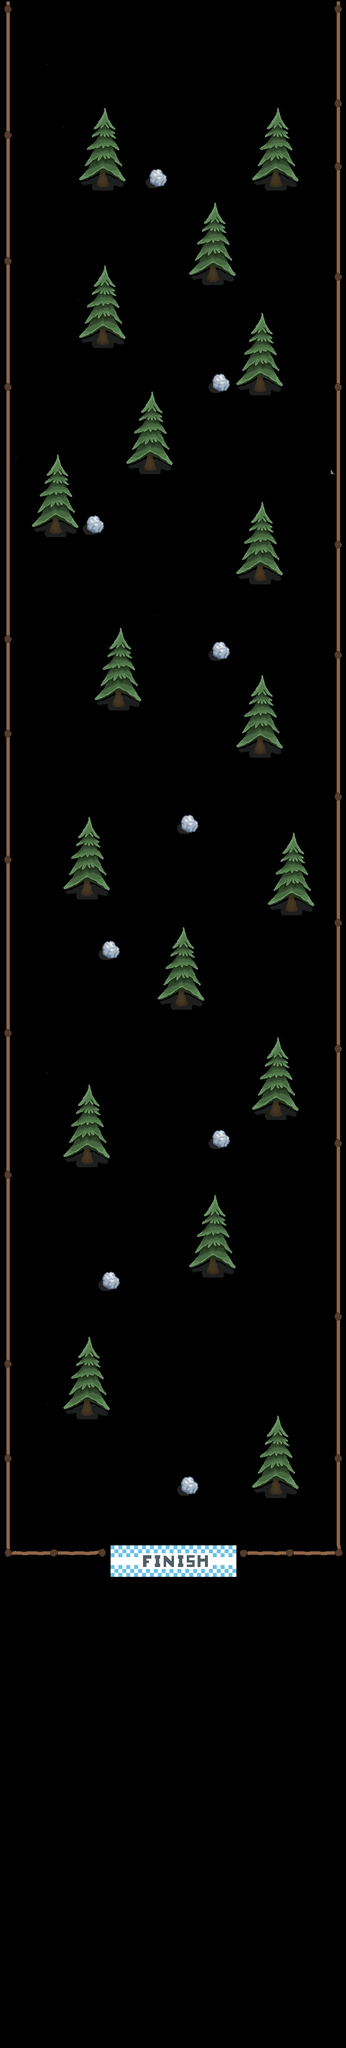

The image is a tile-based game level rendered from a .tmx file. Its description and source (layers, tilesets, objects; grid data summarised) follow:
An orthogonal 22x130 tile map with 32x32 px tiles, 2 tile layers (Tile Layer 2, Main), 5 tilesets and 34 objects.

<map version="1.0" tiledversion="1.1.5" orientation="orthogonal" renderorder="right-down" width="22" height="130" tilewidth="32" tileheight="32" infinite="0" nextobjectid="180">
 <tileset firstgid="1" name="SnowTileSet" tilewidth="32" tileheight="32" tilecount="36" columns="6">
  <image source="../Sprites/TileSet.png" width="193" height="193" />
 </tileset>
 <tileset firstgid="37" name="House" tilewidth="32" tileheight="32" tilecount="16" columns="4">
  <image source="../Sprites/House.png" width="128" height="128" />
 </tileset>
 <tileset firstgid="53" name="Finish Line" tilewidth="32" tileheight="32" tilecount="16" columns="8">
  <image source="../Sprites/Finish Line.png" width="264" height="64" />
 </tileset>
 <tileset firstgid="69" name="Fence" tilewidth="32" tileheight="32" tilecount="9" columns="3">
  <image source="../Sprites/Fence.png" width="96" height="96" />
 </tileset>
 <tileset firstgid="78" name="Ramp" tilewidth="32" tileheight="32" tilecount="9" columns="3">
  <image source="../Sprites/Ramp.png" width="100" height="100" />
 </tileset>
 <layer name="Tile Layer 2" width="22" height="130" offsetx="1" offsety="3">
  <data>[2860 cells, 334 non-empty, 12 distinct tile ids]</data>
 </layer>
 <objectgroup name="Spawn">
  <object id="144" x="325" y="33.6667" width="51" height="80" />
 </objectgroup>
 <layer name="Main" width="22" height="130" offsetx="1" offsety="3">
  <data>[2860 cells, 479 non-empty, 45 distinct tile ids]</data>
 </layer>
 <objectgroup name="Collision" offsetx="4.66667" offsety="2">
  <object id="129" x="-4.66667" y="-2" width="24.2424" height="3193.94" />
  <object id="130" x="675.333" y="2" width="20" height="3192" />
  <object id="145" x="16.3333" y="3136" width="196" height="30" />
  <object id="146" x="483.333" y="3138" width="209" height="25" />
  <object id="152" x="191.833" y="334" width="26" height="45" />
  <object id="153" x="300.333" y="340" width="33.5" height="36.5" />
  <object id="154" x="544.833" y="330.5" width="23.5" height="48.5" />
  <object id="155" x="415.333" y="518.5" width="25" height="50" />
  <object id="156" x="193.833" y="651" width="22.5" height="46.5" />
  <object id="157" x="425.833" y="757.5" width="35.5" height="34" />
  <object id="158" x="511.833" y="747.5" width="25" height="46" />
  <object id="159" x="289.333" y="906.667" width="23.3333" height="45.3333" />
  <object id="160" x="171.333" y="1044.67" width="35.3333" height="34.6667" />
  <object id="161" x="91.3333" y="1032" width="32" height="49.3333" />
  <object id="162" x="512.667" y="1130" width="25.3333" height="46.6667" />
  <object id="163" x="430" y="1299.33" width="32" height="36" />
  <object id="164" x="228" y="1386.67" width="25.3333" height="48" />
  <object id="165" x="511.333" y="1483.33" width="26" height="47.3333" />
  <object id="166" x="364" y="1652" width="33.3333" height="36" />
  <object id="167" x="156" y="1773.33" width="28.6667" height="44" />
  <object id="168" x="574" y="1800.67" width="28.6667" height="50" />
  <object id="169" x="201.333" y="1902" width="36" height="40.6667" />
  <object id="170" x="351.333" y="1998.67" width="25.3333" height="43.3333" />
  <object id="171" x="544" y="2218.67" width="26" height="48.6667" />
  <object id="172" x="430" y="2290" width="30.6667" height="36.6667" />
  <object id="173" x="158" y="2320" width="27.3333" height="42.6667" />
  <object id="174" x="416" y="2542.67" width="26.6667" height="44.6667" />
  <object id="175" x="203.333" y="2580" width="35.3333" height="35.3333" />
  <object id="176" x="156" y="2832" width="29.3333" height="39.3333" />
  <object id="177" x="185.333" y="2871.33" height="1.33333" />
  <object id="178" x="364.667" y="2994.67" width="33.3333" height="38" />
  <object id="179" x="540.667" y="2987.33" width="29.3333" height="45.3333" />
 </objectgroup>
 <objectgroup name="SnowmanCollision" offsetx="-1" offsety="0" />
 <objectgroup name="Coin" />
 <objectgroup name="Finish">
  <object id="147" x="223" y="3140" width="260" height="27" />
 </objectgroup>
 <objectgroup name="RampCollision" />
</map>
